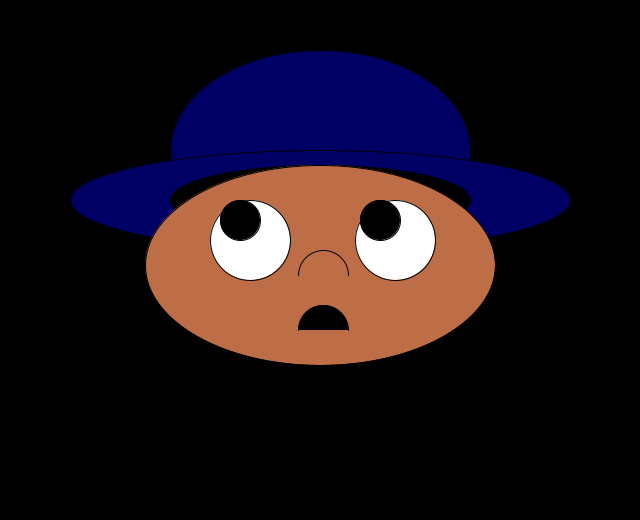
Frame 1 (no input)
Frame 60 (the mouse pressed at the canvas centre just before this capture): identical to frame 1, image omitted
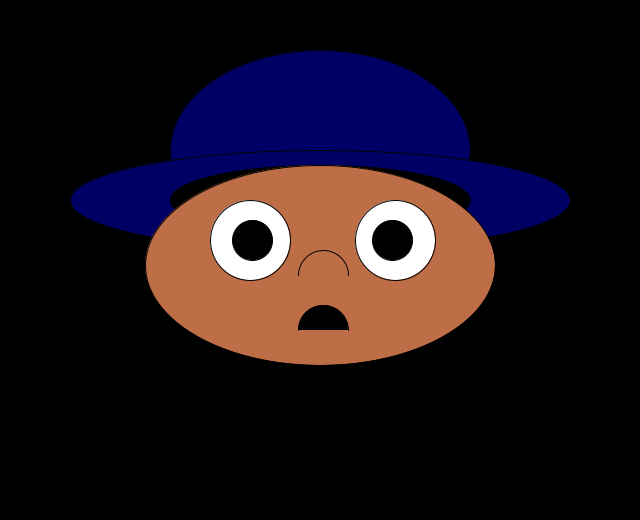
Frame 120 (the mouse held since frame 60 and released just before this capture)

The Processing sketch that drew these frames (run headless with seeded random() and noise(); from frame 60 on, the mouse is pressed at the canvas centre):

// Processing sketch: processing_186123
// ── processing_186123.pde

//assignment for week 4 tuesday
//Andrea Pagan - Hat Guy




int x,y;
float xIntheBox;
float yIntheBox;
void setup(){

  size(640,520);
  
  
}

void draw(){
  background(0);
  x = mouseX;
  y = mouseY;
  
  fill(0,0,100);
 
  ellipse(320,150,300,200);
  
  ellipse(320,200,500,100);
  fill(0,0,0);
  ellipse(320,200,300,70);
  fill(190,110,70);
  ellipse(320,265,350,200);
  fill(255,255,255);
  ellipse(250,240,80,80);
  ellipse(395,240,80,80);
 
  fill(190,110,70);
  arc(323,275, 50, 50, -PI, 0);
  fill(0,0,0);
  arc(323,330, 50, 50, -PI, 0);


xIntheBox = map(x,0,639,240,265);
yIntheBox = map(y,0,400,220,251);
ellipse(xIntheBox,yIntheBox,40,40);
xIntheBox = map(x,0,639,240,265);
yIntheBox = map(y,0,400,220,251);
ellipse(xIntheBox+140,yIntheBox,40,40);

println(x);
}
